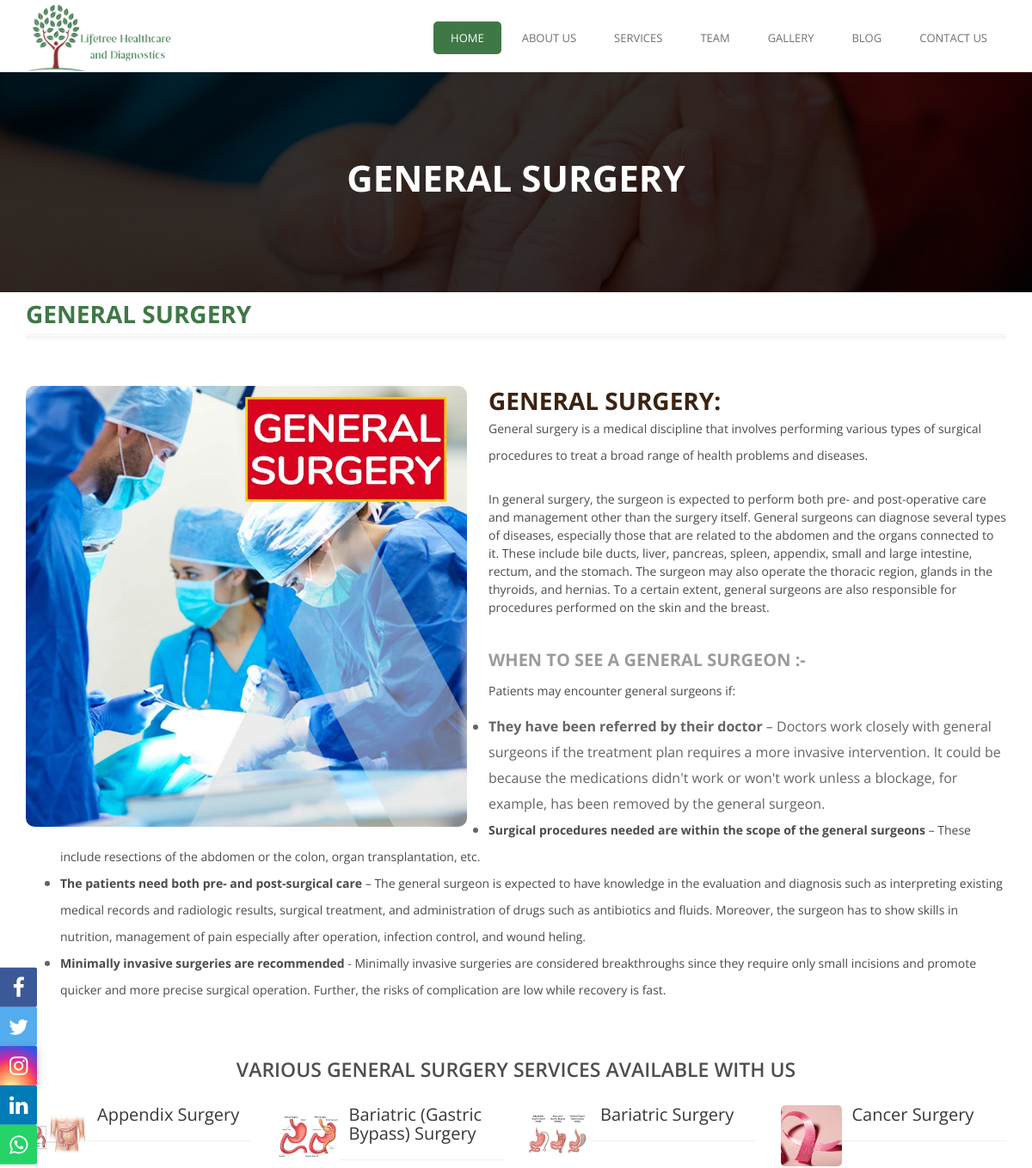
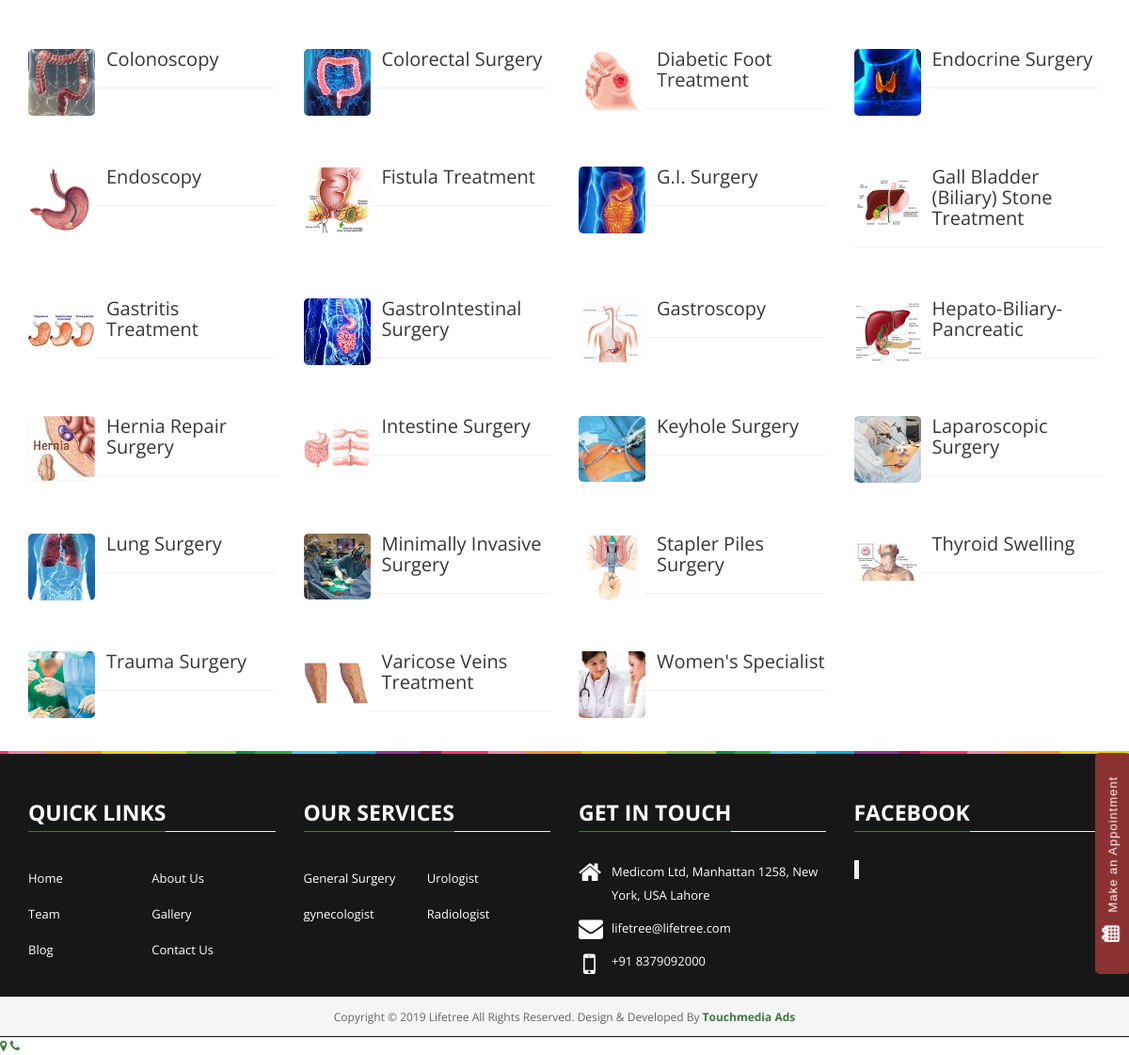
The app's page /Service-Detail/4/Appendix Surgery/ with its own data (2 pictures, top to bottom).
### treefile/models.py (models this page shows, shortened)
class category(models.Model):
    name = models.CharField(max_length=100)
    image = models.ImageField(upload_to='pics')
    date = models.DateField(("Date"), default=datetime.date.today)
    content = HTMLField()

class service(models.Model):
    name = models.CharField(max_length=100)
    image = models.ImageField(upload_to='pics')
    cat = models.ForeignKey(category, on_delete=models.CASCADE)

### treefile/views.py (the view)
# urls.py: path('Service-Detail/<int:id>/<str:name>/', views.servicedetail),
def servicedetail(req, id, name):
    cat = category.objects.all()
    if req.method == 'GET':
        catdata = category.objects.get(pk=id)
        otherservice = service.objects.filter(cat=id)
        context = {
            'category' : cat,
            'catdata' : catdata,
            'otherservice': otherservice
        }
        return render(req, 'serviceDetail.html', context)
    else:
        return redirect('/')

### templates/serviceDetail.html (shortened to what this page needs)
{% extends "base.html" %}
{% load static %}
{% block content %}
    <section class="sub-page-banner text-center" data-stellar-background-ratio="0.3">
        <div class="overlay"></div>
        <div class="container">
            <h1 class="entry-title">{{ catdata.name}}</h1>
        </div>
    </section>
    <div id="sub-page-content" class="p0">
        <div class="container big-font">
            <h2 class="light bordered main-title"><span>{{ catdata.name}}</span></h2>
            <div class="row">
                <div class="col-md-12">
                    <div class="media oustsideshape">
                        <div class="item">
                            <img src="{{ catdata.image.url }}" alt="{{ catdata.name}}" title="{{ catdata.name}}">
                        </div>
                    </div>
                    <p class="text-justify">
                        {{ catdata.content | safe }}
                    </p>
                    <br>
                </div>
            </div>
        </div>
    </div>
    <div class="container">
        <div class="row">
        <h4 class="text-center">Various {{ catdata.name}} Services Available with us</h4>
        {% for oser in otherservice  %}
            <div class="sidebar-widget light col-md-3">
                <article class="popular-post noborder">
                    <img src="{{ oser.image.url }}" alt="{{ oser.name }}" title="{{ oser.name }}">
                    <h4 class="forsm">{{ oser.name }}</h4>
                </article>
            </div>
        {% endfor %}
        </div>
    </div>
{% endblock content %}

### templates/base.html (shortened to what this page needs)
{% load static %}
<!DOCTYPE html>
<html lang="en" class="no-js">
    <head>
        <link rel="stylesheet" id="color" href="{% static 'css/blue.css' %}">
        <link rel="stylesheet" href="{% static 'css/medicom.css' %}">
        <link rel="stylesheet" href="{% static 'css/bootstrap.css' %}">
        <link rel="stylesheet" href="{% static 'css/forstyle.css' %}">
        <link rel="stylesheet" href="https://stackpath.bootstrapcdn.com/font-awesome/4.7.0/css/font-awesome.min.css">
    </head>
    <body class="fixed-header">
        <div id="wrapper" class="clearfix">
            <header id="header" class="medicom-header">
                <div class="container">
                    <nav class="navbar navbar-default" role="navigation">
                        <div class="navbar-header">
                            <a class="navbar-brand" href="index.html"><img src="{% static 'myimg/logo.png' %}" alt="" title=""></a>
                        </div>
                        <div class="collapse navbar-collapse navbar-right" id="primary-nav">
                            <ul class="nav navbar-nav">
                                <li><a href="{% url 'index-page' %}">Home</a></li>
                                <li><a href="{% url 'about-page' %}">About Us</a></li>
                                <li class="dropdown">
                                    <a href="#" class="dropdown-toggle" data-toggle="dropdown">Services</a>
                                </li>
                                <li><a href="{% url 'team-page' %}">Team</a></li>
                                <li><a href="{% url 'gallery-page' %}">Gallery</a></li>
                                <li><a href="{% url 'blog-page' %}">Blog</a></li>
                                <li><a href="{% url 'contact-page' %}">Contact Us</a></li>
                            </ul>
                        </div>
                    </nav>
                </div>
            </header>
            {% block content %}{% endblock content %}
            <div class="colourfull-row"></div>
            <footer id="footer" class="light">
                <div class="container">
                    <div class="row">
                        <div class="col-md-3">
                            <div class="footer-widget">
                                <h4><span>Quick Links</span></h4>
                                <ul class="footer-nav list-unstyled clearfix widthchang">
                                    <li><a href="{% url 'index-page' %}">Home</a></li>
                                    <li><a href="{% url 'about-page' %}">About Us</a></li>
                                    <li><a href="{% url 'team-page' %}">Team</a></li>
                                    <li><a href="{% url 'gallery-page' %}">Gallery</a></li>
                                    <li><a href="{% url 'blog-page' %}">Blog</a></li>
                                    <li><a href="{% url 'contact-page' %}">Contact Us</a></li>
                                </ul>
                            </div>
                        </div>
                        <div class="col-md-3">
                            <div class="footer-widget">
                                <h4><span>Our Services</span></h4>
                                <ul class="footer-nav list-unstyled clearfix widthchang">
                                    {% for cat in category %}
                                        <li><a href="/Service-Detail/{{ cat.id }}/{{ cat.name | slugify }}">{{ cat.name }}</a></li>
                                    {% endfor %}
                                </ul>
                            </div>
                        </div>
                        <div class="col-md-3">
                            <div class="footer-widget">
                                <h4><span>get in touch</span></h4>
                                <div class="contact-widget">
                                    <i class="fa fa-home"></i>
                                    <p><a href="https://www.google.com/maps/place/Lifetree+Healthcare+%26+Diagnostic,+Polyclinic,+Sonography+Centre,+Color+Doppler+in+Hinjewadi/@18.5915113,73.7439204,15z/data=!4m2!3m1!1s0x0:0xb370f3312216fce3?sa=X&ved=2ahUKEwiwzJWyuvjkAhUD73MBHUmTATIQ_BIwE3oECA8QCA">
                                    Medicom Ltd, Manhattan 1258, New York, USA Lahore</a></p>
                                    <i class="fa fa-envelope"></i>
                                    <p><a href="mailto: ">lifetree@lifetree.com</a></p>
                                    <i class="fa fa-mobile"></i>
                                    <p><a href="tel: 918379092000 ">+91 8379092000</a></p>
                                </div>
                            </div>
                        </div>
                        <div class="col-md-3">
                                <div class="footer-widget">
                                    <h4><span>Facebook</span></h4>
                                    <div class="twitter-widget">
                                            <div class="fb-page" data-href="https://www.facebook.com/Pediatric-center-and-surgical-clinic-Aundh-341799735956172" data-tabs="timeline" data-height="218" data-small-header="true" data-adapt-container-width="true" data-hide-cover="false" data-show-facepile="true"><blockquote cite="https://www.facebook.com/Pediatric-center-and-surgical-clinic-Aundh-341799735956172" class="fb-xfbml-parse-ignore"><a href="https://www.facebook.com/Pediatric-center-and-surgical-clinic-Aundh-341799735956172"></a></blockquote></div>
                                    </div>
                                </div>
                            </div>
                    </div>
                </div>
                <p class="copyright text-center">Copyright &copy; {% now 'Y' %} Lifetree All Rights Reserved. Design & Developed By <a href="http://touchmediaads.com">Touchmedia Ads</a></p>
            </footer>
        </div>
        <div class="icon-barss">
            <a href="https://www.facebook.com/Pediatric-center-and-surgical-clinic-Aundh-341799735956172" class="facebook"><i class="fa fa-facebook"></i></a>
            <a href="#" class="twitter"><i class="fa fa-twitter"></i></a>
            <a href="#" class="instagram"><i class="fa fa-instagram"></i></a>
            <a href="#" class="linkedin"><i class="fa fa-linkedin"></i></a>
            <a href="#" class="whatapp"><i class="fa fa-whatsapp"></i></a>
        </div>
        <a class="naviga" target="_blank" href="https://www.google.com/maps/place/Lifetree+Healthcare+%26+Diagnostic,+Polyclinic,+Sonography+Centre,+Color+Doppler+in+Hinjewadi/@18.5915113,73.7439204,15z/data=!4m5!3m4!1s0x0:0xb370f3312216fce3!8m2!3d18.5915113!4d73.7439204"> <i class="fa fa-map-marker"></i></a>
        <a class="subfloat" href="#AppointMent"> <i class="fa fa-calendar"></i> Make an Appointment</a>
        <a class="calling" href="tel: 918379092000"> <i class="fa fa-phone"></i></a>
    </body>
</html>

### static/css/blue.css (style rules this page uses)
a { color: #3f7846; }
h1.bordered, h2.bordered, h3.bordered, h4.bordered, h5.bordered, h6.bordered, .h1.bordered, .h2.bordered, .h3.bordered, .h4.bordered, .h5.bordered, .h6.bordered { color: #3f7846; }
h1.light, h2.light, h3.light, h4.light, h5.light, h6.light, .h1.light, .h2.light, .h3.light, .h4.light, .h5.light, .h6.light { color:#3f7846; }
@media (min-width: 768px) { .navbar-default .navbar-nav > .active > a, .navbar-default .navbar-nav > .active > a:hover, .navbar-default .navbar-nav > .active > a:focus { background-color: #3f7846; } }
footer h4 { color:#3f7846; }
.footer-widget h4 { color:#3f7846 }
footer h4 span { border-bottom:1px solid #3f7846; }
.sub-page-banner .overlay { background:url(../images/blue-overlay.png) repeat; }

### static/css/forstyle.css (style rules this page uses)
.p0 { padding: 0px !important; }
.oustsideshape { width: 45%; border-radius: 2%; margin: 0 25px 5px 0; float: left; -webkit-shape-outside: polygon(100% 0, 100% 100%, 50% 100%, 0 50%); shape-outside: polygon(100% 0, 100% 100%, 50% 100%, 0 50%); }
.icon-barss { position: fixed; top: 50%; -webkit-transform: translateY(-50%); -ms-transform: translateY(-50%); transform: translateY(-50%); z-index: 11111; }
.icon-barss a { display: block; text-align: center; padding: 5px 10px; transition: all 0.3s ease; color: white; font-size: 25px; border-radius: 0 2px 2px 0; }
.facebook { background: #3B5998; color: white; }
.twitter { background: #55ACEE; color: white; }
.instagram { background: #d6249f; background: radial-gradient(circle at 30% 107%, #fdf497 0%, #fdf497 5%, #fd5949 45%,#d6249f 60%,#285AEB 90%); box-shadow: 0px 3px 10px rgba(0,0,0,.25); color: white; }
.linkedin { background: #007bb5; color: white; }
.whatapp { background: #25D366; color: white; }
.subfloat { position: fixed; bottom: 185px; right: -100px; padding: 8px 25px; background: #893231; z-index: 11111; color: #fff; font-family: 'Rubik', sans-serif; letter-spacing: 1px; font-weight: 500; text-align: center; border-radius: 5px; transform: rotate(-90deg); }
.subfloat i { padding: 0 9px; font-weight: 700; font-size: 18px; }
.sub-page-banner .overlay { background: rgba(0,0,0,0.8); }
.navbar-brand { margin-top: 5px; }
.navbar-brand img { width: 170px; }
.sub-page-banner { height: 256px; }
.entry-title { padding: 90px 0 0; }
footer { padding: 40px 0 1px; }
footer.light { background:#000000e8; }
footer.light li a, footer.light .contact-widget p a, footer.light .contact-widget i, .footer-widget h4 { color: #fff !important; }
footer.light .copyright { margin: 15px 0 0; }
footer.light .copyright a { font-weight: 700; }

### records on screen
category: name "GENERAL SURGERY", image (picture), content "GENERAL SURGERY: General surgery is a medical discipline that involves performing various types of surgical procedures to treat a broad range of health problems and diseases. In general surgery, the surgeon is expected to perform both pre- and post-operative care and management other than the surgery itself. General surgeons can diagnose several types of diseases, especially those that are related to the abdomen and the organs connected to it. These include bile ducts, liver, pancreas, spleen, appendix, small and large intestine, rectum, and the stomach. The surgeon may also operate the thoracic region, glands in the thyroids, and hernias. To a certain extent, general surgeons are also…", name "General Surgery"
service: image (picture), name "Appendix Surgery"
service: image (picture), name "Bariatric (Gastric Bypass) Surgery"
service: image (picture), name "Bariatric Surgery"
service: image (picture), name "Cancer Surgery"
service: image (picture), name "Colonoscopy"
service: image (picture), name "Colorectal Surgery"
service: image (picture), name "Diabetic Foot Treatment"
service: image (picture), name "Endocrine Surgery"
service: image (picture), name "Endoscopy"
service: image (picture), name "Fistula Treatment"
service: image (picture), name "G.I. Surgery"
service: image (picture), name "Gall Bladder (Biliary) Stone Treatment"
service: image (picture), name "Gastritis Treatment"
service: image (picture), name "GastroIntestinal Surgery"
service: image (picture), name "Gastroscopy"
service: image (picture), name "Hepato-Biliary-Pancreatic"
service: image (picture), name "Hernia Repair Surgery"
service: image (picture), name "Intestine Surgery"
service: image (picture), name "Keyhole Surgery"
service: image (picture), name "Laparoscopic Surgery"
service: image (picture), name "Lung Surgery"
service: image (picture), name "Minimally Invasive Surgery"
service: image (picture), name "Stapler Piles Surgery"
service: image (picture), name "Thyroid Swelling"
service: image (picture), name "Trauma Surgery"
service: image (picture), name "Varicose Veins Treatment"
service: image (picture), name "Women's Specialist"
category: name "Urologist"
category: name "gynecologist"
category: name "Radiologist"
